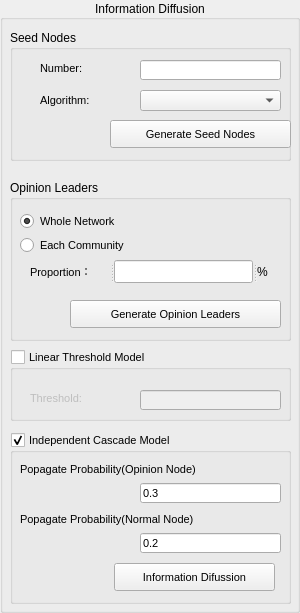
     <widget class="QGroupBox" name="groupBoxSimulator">
      <property name="minimumSize">
       <size>
        <width>300</width>
        <height>0</height>
       </size>
      </property>
      <property name="maximumSize">
       <size>
        <width>300</width>
        <height>16777215</height>
       </size>
      </property>
      <property name="font">
       <font>
        <family>Microsoft YaHei UI</family>
        <pointsize>9</pointsize>
       </font>
      </property>
      <property name="title">
       <string>Information Diffusion</string>
      </property>
      <property name="alignment">
       <set>Qt::AlignCenter</set>
      </property>
      <widget class="QGroupBox" name="groupBoxLTModel">
       <property name="geometry">
        <rect>
         <x>10</x>
         <y>350</y>
         <width>281</width>
         <height>71</height>
        </rect>
       </property>
       <property name="font">
        <font>
         <pointsize>8</pointsize>
        </font>
       </property>
       <property name="title">
        <string>Linear Threshold Model</string>
       </property>
       <property name="checkable">
        <bool>true</bool>
       </property>
       <property name="checked">
        <bool>false</bool>
       </property>
       <widget class="QLabel" name="labelThreshold">
        <property name="geometry">
         <rect>
          <x>20</x>
          <y>40</y>
          <width>101</width>
          <height>16</height>
         </rect>
        </property>
        <property name="text">
         <string>Threshold:</string>
        </property>
       </widget>
       <widget class="QLineEdit" name="lineEditThreshold">
        <property name="geometry">
         <rect>
          <x>130</x>
          <y>40</y>
          <width>141</width>
          <height>20</height>
         </rect>
        </property>
        <property name="toolTip">
         <string>Please input a number between 0 and 1.</string>
        </property>
        <property name="inputMask">
         <string/>
        </property>
        <property name="text">
         <string/>
        </property>
        <property name="maxLength">
         <number>32767</number>
        </property>
       </widget>
      </widget>
      <widget class="QGroupBox" name="groupBoxSeedNodes">
       <property name="geometry">
        <rect>
         <x>10</x>
         <y>30</y>
         <width>281</width>
         <height>131</height>
        </rect>
       </property>
       <property name="title">
        <string>Seed Nodes</string>
       </property>
       <widget class="QComboBox" name="comboBoxAlgorithmsforSeedNode">
        <property name="geometry">
         <rect>
          <x>130</x>
          <y>60</y>
          <width>141</width>
          <height>21</height>
         </rect>
        </property>
       </widget>
       <widget class="QLabel" name="labelNumberofSeeds">
        <property name="geometry">
         <rect>
          <x>30</x>
          <y>30</y>
          <width>91</width>
          <height>16</height>
         </rect>
        </property>
        <property name="font">
         <font>
          <pointsize>8</pointsize>
         </font>
        </property>
        <property name="text">
         <string>Number:</string>
        </property>
       </widget>
       <widget class="QLabel" name="labelSelectSeedsAlgorithm">
        <property name="geometry">
         <rect>
          <x>30</x>
          <y>60</y>
          <width>91</width>
          <height>21</height>
         </rect>
        </property>
        <property name="font">
         <font>
          <pointsize>8</pointsize>
         </font>
        </property>
        <property name="text">
         <string>Algorithm:</string>
        </property>
       </widget>
       <widget class="QLineEdit" name="lineEditNumberofSeedNodes">
        <property name="geometry">
         <rect>
          <x>130</x>
          <y>30</y>
          <width>141</width>
          <height>20</height>
         </rect>
        </property>
        <property name="toolTip">
         <string>Please input an integer.</string>
        </property>
       </widget>
       <widget class="QPushButton" name="pushButtonGenerateSeedNodes">
        <property name="geometry">
         <rect>
          <x>100</x>
          <y>90</y>
          <width>181</width>
          <height>28</height>
         </rect>
        </property>
        <property name="font">
         <font>
          <pointsize>8</pointsize>
         </font>
        </property>
        <property name="text">
         <string>Generate Seed Nodes</string>
        </property>
       </widget>
      </widget>
      <widget class="QGroupBox" name="groupBoxICModel">
       <property name="geometry">
        <rect>
         <x>10</x>
         <y>433</y>
         <width>281</width>
         <height>171</height>
        </rect>
       </property>
       <property name="font">
        <font>
         <family>Arial</family>
         <pointsize>8</pointsize>
        </font>
       </property>
       <property name="title">
        <string>Independent Cascade Model</string>
       </property>
       <property name="checkable">
        <bool>true</bool>
       </property>
       <property name="checked">
        <bool>true</bool>
       </property>
       <widget class="QLabel" name="labelOpinionNodePogagate">
        <property name="geometry">
         <rect>
          <x>10</x>
          <y>26</y>
          <width>261</width>
          <height>20</height>
         </rect>
        </property>
        <property name="font">
         <font>
          <pointsize>8</pointsize>
         </font>
        </property>
        <property name="text">
         <string>Popagate Probability(Opinion Node)</string>
        </property>
       </widget>
       <widget class="QLineEdit" name="lineEditOpinionNodePopagate">
        <property name="geometry">
         <rect>
          <x>130</x>
          <y>50</y>
          <width>141</width>
          <height>20</height>
         </rect>
        </property>
        <property name="toolTip">
         <string>Please input a number between 0 and 1.</string>
        </property>
        <property name="text">
         <string>0.3</string>
        </property>
       </widget>
       <widget class="QLabel" name="labelNormalNodePopagate">
        <property name="geometry">
         <rect>
          <x>10</x>
          <y>76</y>
          <width>261</width>
          <height>20</height>
         </rect>
        </property>
        <property name="font">
         <font>
          <pointsize>8</pointsize>
         </font>
        </property>
        <property name="text">
         <string>Popagate Probability(Normal Node)</string>
        </property>
       </widget>
       <widget class="QLineEdit" name="lineEditNormalNodePopagate">
        <property name="geometry">
         <rect>
          <x>130</x>
          <y>100</y>
          <width>141</width>
          <height>20</height>
         </rect>
        </property>
        <property name="toolTip">
         <string>Please input a number between 0 and 1.</string>
        </property>
        <property name="text">
         <string>0.2</string>
        </property>
       </widget>
       <widget class="QPushButton" name="pushButtonDiffusion">
        <property name="geometry">
         <rect>
          <x>104</x>
          <y>130</y>
          <width>161</width>
          <height>28</height>
         </rect>
        </property>
        <property name="font">
         <font>
          <pointsize>8</pointsize>
         </font>
        </property>
        <property name="text">
         <string>Information Difussion</string>
        </property>
       </widget>
      </widget>
      <widget class="QGroupBox" name="groupBoxOpinionLeaders">
       <property name="geometry">
        <rect>
         <x>10</x>
         <y>180</y>
         <width>281</width>
         <height>161</height>
        </rect>
       </property>
       <property name="title">
        <string>Opinion Leaders</string>
       </property>
       <property name="checkable">
        <bool>false</bool>
       </property>
       <property name="checked">
        <bool>false</bool>
       </property>
       <widget class="QRadioButton" name="radioButtonWholeNetwork">
        <property name="geometry">
         <rect>
          <x>10</x>
          <y>30</y>
          <width>157</width>
          <height>23</height>
         </rect>
        </property>
        <property name="font">
         <font>
          <pointsize>8</pointsize>
         </font>
        </property>
        <property name="text">
         <string>Whole Network</string>
        </property>
        <property name="checked">
         <bool>true</bool>
        </property>
       </widget>
       <widget class="QRadioButton" name="radioButtonEachCommunity">
        <property name="geometry">
         <rect>
          <x>10</x>
          <y>55</y>
          <width>161</width>
          <height>20</height>
         </rect>
        </property>
        <property name="font">
         <font>
          <pointsize>8</pointsize>
         </font>
        </property>
        <property name="text">
         <string>Each Community</string>
        </property>
       </widget>
       <widget class="QSplitter" name="splitter">
        <property name="geometry">
         <rect>
          <x>20</x>
          <y>80</y>
          <width>241</width>
          <height>23</height>
         </rect>
        </property>
        <property name="orientation">
         <enum>Qt::Horizontal</enum>
        </property>
        <widget class="QLabel" name="label_8">
         <property name="font">
          <font>
           <pointsize>8</pointsize>
          </font>
         </property>
         <property name="text">
          <string>Proportion：</string>
         </property>
        </widget>
        <widget class="QLineEdit" name="lineEditPropotion"/>
        <widget class="QLabel" name="label_7">
         <property name="text">
          <string>%</string>
         </property>
        </widget>
       </widget>
       <widget class="QPushButton" name="pushButtonGenerateOpinionLeaders">
        <property name="geometry">
         <rect>
          <x>60</x>
          <y>120</y>
          <width>211</width>
          <height>28</height>
         </rect>
        </property>
        <property name="font">
         <font>
          <pointsize>8</pointsize>
         </font>
        </property>
        <property name="text">
         <string>Generate Opinion Leaders</string>
        </property>
       </widget>
      </widget>
      <zorder>groupBoxLTModel</zorder>
      <zorder>groupBoxSeedNodes</zorder>
      <zorder>groupBoxICModel</zorder>
      <zorder>groupBoxOpinionLeaders</zorder>
      <zorder>groupBoxNetworkGenerator</zorder>
     </widget>
